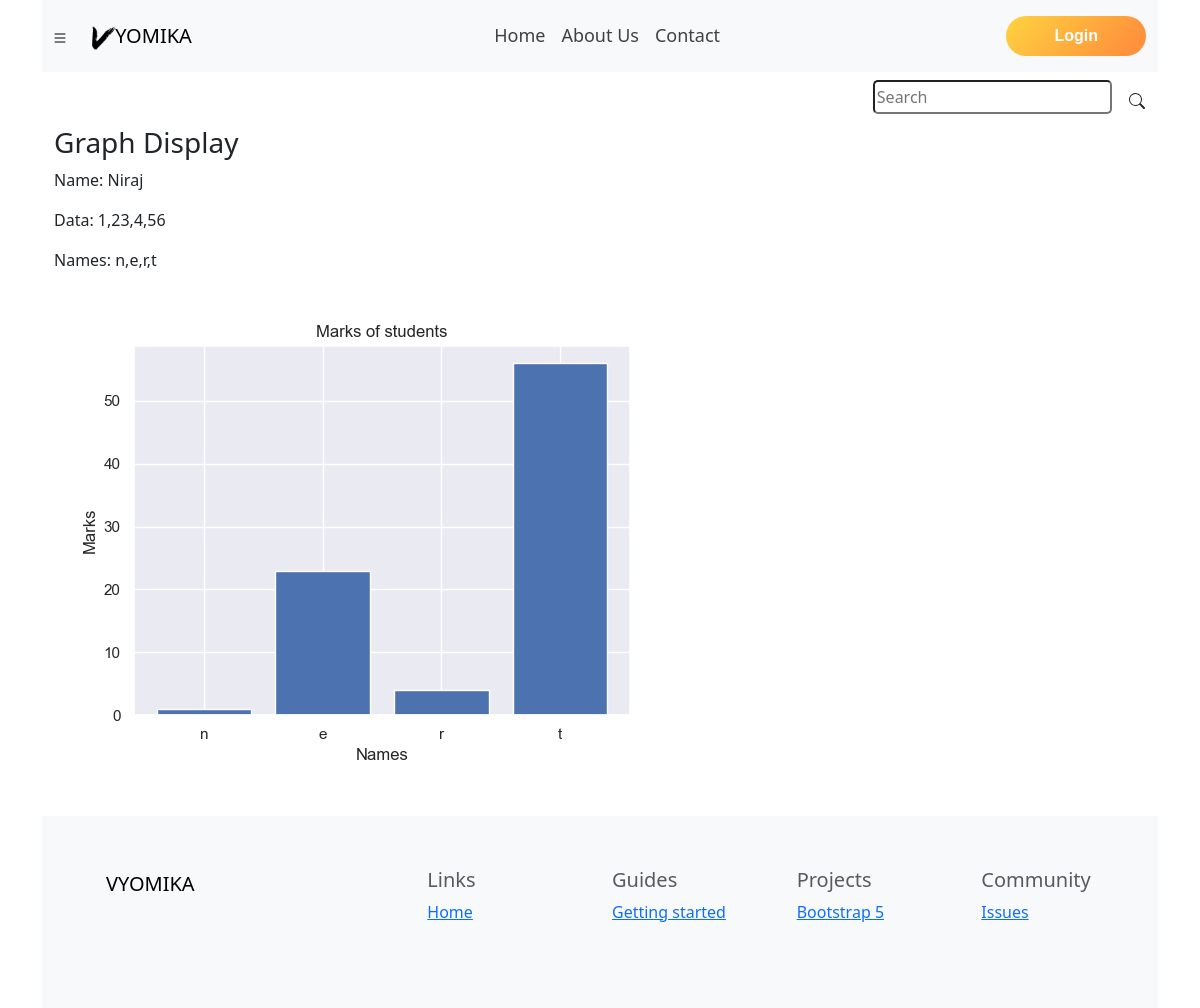
Page /visualize/display/43/ on the committed database.
### Visualize/models.py (models this page shows, shortened)
class Visualize(models.Model):
    snum = models.AutoField(primary_key=True)
    fname = models.CharField(max_length=55, default='')
    datas = models.CharField(max_length=100, default='')
    names = models.CharField(max_length=255, default='')
    graph = models.ImageField(default='', upload_to='')

### Visualize/views.py (the view)
# urls.py: path('display/<int:snum>/', views.displayGraph, name='displayGraph')
def displayGraph(request, snum):
    data = Visualize.objects.filter(snum=snum).first()
    url = f'/media/graph{snum}.png'
    context = {'data': data, 'url':url}
    return render(request, 'Visualize/visualize.html', context)

### templates/Visualize/visualize.html (shortened to what this page needs)
{% extends 'base.html' %}
{% block body %}
<div class="container">
    <h3>Graph Display</h3>
    {% if data %}
    <div>
        <p>Name: {{ data.fname }}</p>
        <p>Data: {{ data.datas }}</p>
        <p>Names: {{ data.names }}</p>
    </div>
    <img src="/media/graph{{data.snum}}.png" alt="Graph {{data.snum}}">
    {% endif %}
</div>
{% endblock %}

### rows in the picture
Visualize: fname "Niraj", datas "1,23,4,56", names "n,e,r,t"
